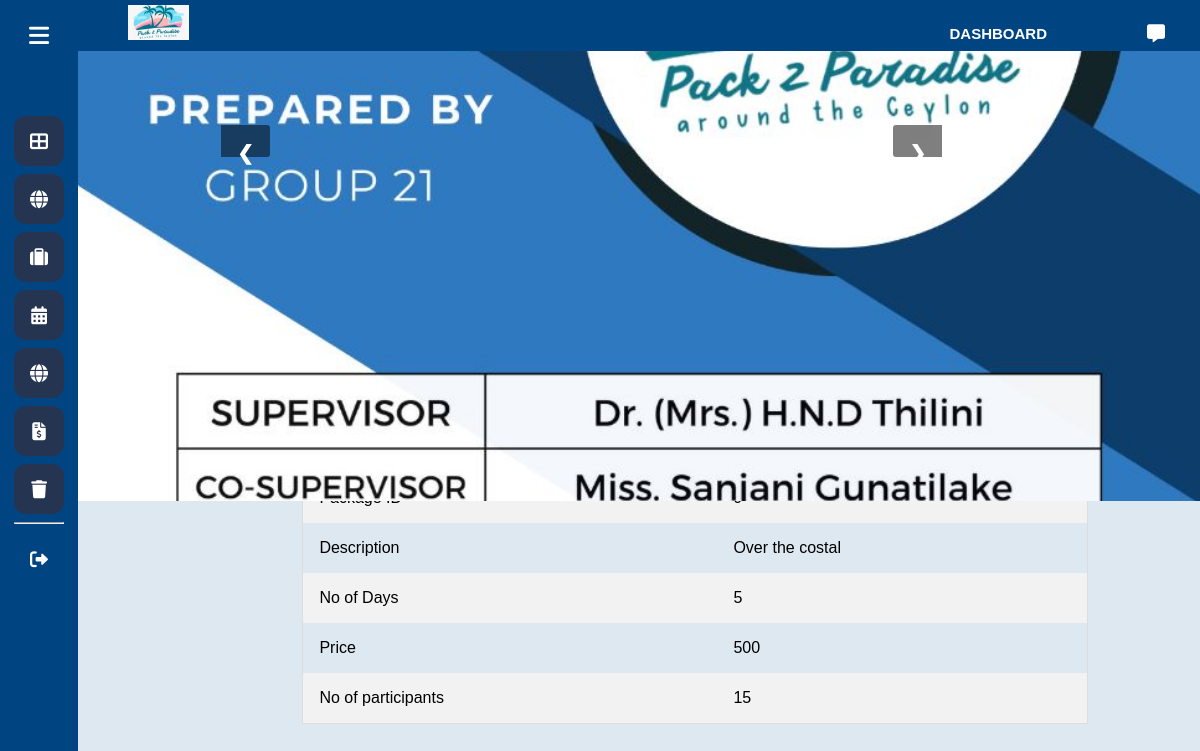
The app's page /view-admin/packagedescription2.php?package_id=9 with its own data.
### tables this page shows
CREATE TABLE `tourpackage_img` (
  `id` int(11) NOT NULL,
  `tourpackageId` int(11) NOT NULL,
  `image` longblob NOT NULL
);

CREATE TABLE `tourpackage` (
  `packageID` int(11) NOT NULL,
  `packageName` varchar(100) NOT NULL,
  `description` longtext NOT NULL,
  `price` int(11) NOT NULL,
  `status` varchar(50) NOT NULL,
  `adminID` int(11) NOT NULL,
  `no_of_days` int(11) NOT NULL,
  `max_part` int(10) NOT NULL
);

### db/db_connection.php (called while the page is built)
<?php
class db_connection
{
    public function connect()
    {
        $host = 'localhost';
        $username= 'root';
        $password = '';
        $db = 'pack2paradise3';
        $connection = mysqli_connect($host, $username, $password, $db);
        return $connection;
    }
}

### controller/tourpackagecontroller.php (called while the page is built, shortened)
<?php
include '../model/tourpackage.php';
class tourpackageController extends db_connection
{
    public function viewPkg($inputs)
    {
        $pkg = new tourpackage();
        $result = $pkg->viewtourPkg($inputs[0]);
        return $result;
    }
    public function viewAllImgs($getid)
    {
        $type = new tourpackage();
        $result = $type->viewAllImgs($getid);
        return $result;
    }
}

### model/tourpackage.php (called while the page is built, shortened)
<?php
require_once "../db/db_connection.php";
class tourpackage extends db_connection
{
    private $conn;
    public function __construct()
    {
        $this->conn = $this->connect();
    }
     private function getData($query)
    {
        $result = mysqli_query($this->conn, $query);
        $data = array();
        while ($row = mysqli_fetch_array($result)) {
            $data[] = $row;
        }
        return $data;
    }
    public function viewtourpkg($id)
    {
        $query = "SELECT * FROM tourpackage where packageid = $id ";
        $stmt = mysqli_query($this->conn, $query);
        return $stmt;
    }
    public function viewAllImgs($getid)
    {
        $query = "Select * from tourpackage_img i, tourpackage t where i.tourpackageId=t.packageID and i.tourpackageId='$getid'";
        return $this->getData($query);
    }
}

### api/viewonetourpackage.php (called while the page is built)
<?php
include '../controller/tourpackageController.php';
$id= $_GET['package_id'];
$inputs = array($id);
$tourpackagecon = new tourpackageController();
$tourpackagecon-> viewPkg($inputs);
?>

### view-admin/packagedescription2.php (the view, shortened to what this page needs)
<?php
require('../api/viewonetourpackage.php');
$rows = $_SESSION['c'];
?>
<!DOCTYPE html>
<html lang="en" dir="ltr">
<head>
    <link rel="stylesheet" href="../css/hnav.css?v=<?php echo time(); ?>">
    <link rel="stylesheet" href="../css/header.css?v=<?php echo time(); ?>">
    <link rel="stylesheet" href="../css/packagedescription.css?v=<?php echo time(); ?>">
    <link rel="stylesheet" href="../css/tourpackage.css?v=<?php echo time(); ?>">
    <link href="../libs/fontawesome/css/fontawesome.css" rel="stylesheet">
    <link href="../libs/fontawesome/css/brands.css" rel="stylesheet">
    <link href="../libs/fontawesome/css/solid.css" rel="stylesheet">
</head>
<body>
    <?php include "nav.php"?>
    <section class="home-section">
        <?php include "dashboardHeader.php"?>
        <div class="slideshow-container">
        <?php
require_once "../controller/tourpackagecontroller.php";
$tp = new tourpackageController();
$results = $tp->viewAllImgs($_GET['package_id']);
foreach ($results as $result) {
    ?>
<div class="slide">
                <?php echo "<img src='../images/" . $result['image'] . "' class='tourimg'>";?>
            </div>
            <?php }?>
  <a class="prev" onclick="changeSlide(-1)">&#10094;</a>
  <a class="next" onclick="changeSlide(1)">&#10095;</a>
</div>
        <?php
foreach($rows as $row)
echo '<table>
<div>  </div>
<table class=data>
  <tr>
    <td>Package Name</td>
    <td>'.$row['packageName'].'</td>
  </tr>
  <tr>
    <td>Package ID</td>
    <td>'.$row['packageID'].'</td>
  </tr>
  <tr>
    <td>Description</td>
    <td> '.$row['description'].'</td>
  </tr>
  <tr>
  <td>No of Days</td>
  <td> '.$row['no_of_days'].'</td>
</tr>
  <tr>
    <td>Price</td>
    <td>'.$row['price'].'</td>
  </tr>
  <tr>
  <td>No of participants</td>
  <td>'.$row['max_part'].'</td>
</tr>
  </tr>
</table>
</div>
</section>
' ?>
</body>
</html>

### css/hnav.css (style rules this page uses)
* { margin: 0; padding: 0; box-sizing: border-box; font-family: sans-serif; }
.home-section { position: relative; background: #DDE8F0; min-height: 100vh; top: 0; left: 78px; width: calc(100% - 78px); transition: all 0.5s ease; z-index: 2; }

### css/packagedescription.css (style rules this page uses)
body { margin:0; }
body { background-repeat: no-repeat; background-color: #0789C6; background-size: cover; }
.data { font-family: montserrat; border-collapse: collapse; width: 70%; margin-top: 25%; margin-left: 20%; margin-right: 10%; }
table { border-collapse: collapse; border-spacing: 0; width: 100%; border: 1px solid #ddd; margin-top: -45vh; }
th, td { text-align: left; padding: 16px; }
tr:nth-child(even) { background-color: #f2f2f2; }
.slideshow-container { width: 100%; height: 450px; position: relative; overflow: hidden; }
.slide { position: absolute; top: 0; left: 0; width: 100%; height: 100%; opacity: 0; transition: opacity 1s ease-in-out; }
.slide img { object-fit: cover; width: 100%; height: 100%; }
.slide.active { opacity: 1; }
.prev, .next { position: absolute; top: 50%; transform: translateY(-50%); width: 30px; height: 30px; font-size: 30px; font-weight: bold; text-align: center; color: #fff; background-color: rgba(0,0,0,0.5); border-radius: 50%; cursor: pointer; z-index: 1; }
.prev { left: 20px; }
.next { right: 20px; }

### css/tourpackage.css (style rules this page uses)
* { font-style: "helvetica neue", helvetica, tahoma, sans-serif; }
body { margin: 0; font-style: "helvetica neue", helvetica, tahoma, sans-serif; background-color: #dde8f0; color: #000000; }
.active { background-color: #0789c6; color: white; cursor: pointer; }
td { margin-left: 10%; }
.prev, .next { cursor: pointer; position: absolute; top: 20%; width: auto; padding: 16px; color: white; font-weight: bold; font-size: 20px; border-radius: 0 3px 3px 0; user-select: none; -webkit-user-select: none; }
.prev { margin-left: 123px; }
.next { right: 258px; border-radius: 3px 0 0 3px; }
.active, .demo:hover { opacity: 1; }
.tourimg { display: block; width: 80%; margin-left: auto; margin-right: auto; height:450px; }

### records on screen
tourpackage_img: image (picture)
tourpackage: description "Over the costal", no_of_days "5", price "500", max_part "15"
